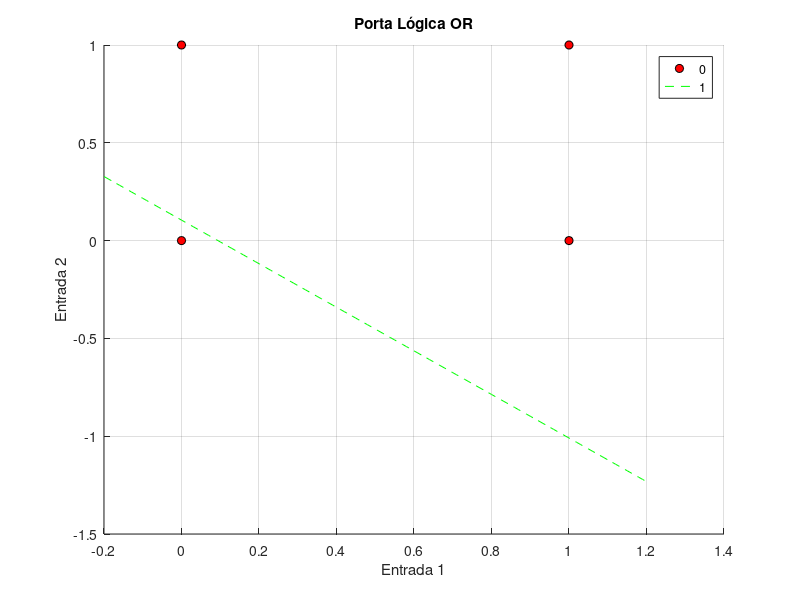

The MATLAB script that drew this image:
% Rede Neural Perceptron para a porta lógica OU
%
% @author Robson Mesquita Gomes <robson.mesquita56@gmail.com>
%
% MATLAB R2023b

function main()
    % Define a semente para a geração de números aleatórios
    rng(0);

    % Dados de treinamento
    X = [0 0; 0 1; 1 0; 1 1];
    y = [0; 1; 1; 1];  % Saída esperada

    % Inicialização dos pesos e viés (bias)
    pesos = rand(1, 2);
    vies = rand(); % (bias)

    % Taxa de aprendizado
    taxa_de_aprendizado = 0.5;

    % Número de épocas (iterações)
    epocas = 100;

    % Treinamento do Perceptron
    [pesos, vies] = treinar_perceptron(X, y, pesos, vies, taxa_de_aprendizado, epocas);

    % Plotagem dos pontos e da reta
    plotar_resultados(X, pesos, vies);
end

% Função de ativação
function saida = ativacao(x)
    saida = x >= 0;
end

% Função de treinamento
function [pesos_atualizados, vies_atualizado] = treinar_perceptron(X, y, pesos, vies, taxa_de_aprendizado, epocas)
    for epoca = 1:epocas
        for i = 1:size(X, 1)
            % Cálcular saída do Perceptron
            saida = ativacao(X(i, :) * pesos' + vies);

            % Atualizaar pesos e viés (bias)
            pesos = pesos + taxa_de_aprendizado * (y(i) - saida) * X(i, :);
            vies = vies + taxa_de_aprendizado * (y(i) - saida);
        end
    end

    pesos_atualizados = pesos;
    vies_atualizado = vies;
end

% Função de plotagem de pontos e reta
function plotar_resultados(X, pesos, vies)

    scatter(X(:, 1), X(:, 2), 'o', 'MarkerEdgeColor', 'k', 'MarkerFaceColor', 'r');

    hold on;

    valores_em_x = -0.2:0.01:1.2;
    valores_em_y = (-vies - pesos(1) * valores_em_x) / pesos(2);

    plot(valores_em_x, valores_em_y, 'g--');

    xlabel('Entrada 1');
    ylabel('Entrada 2');

    title('Porta Lógica OR');

    legend('0', '1', 'Linha de Decisão');

    grid on;

    hold off;
end